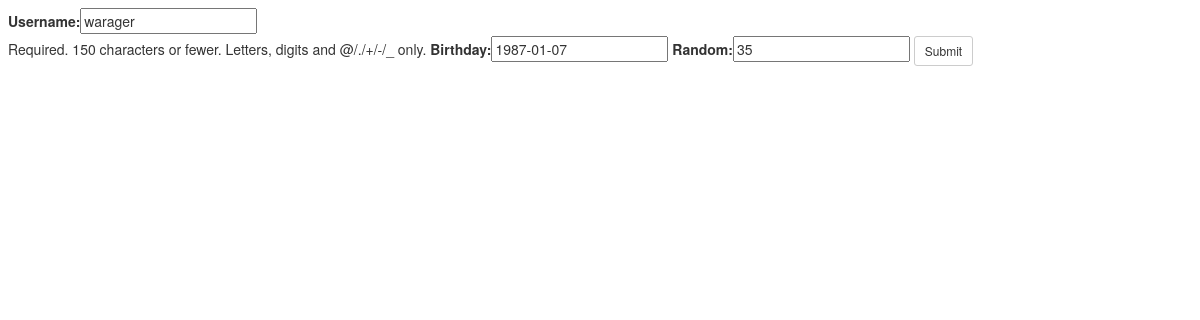
Screenshot of /edit/1 with the database file from the repository.
### milo_task/account/models.py (models this page shows)
class User(AbstractUser):
    birthday = models.DateField(null=True, blank=True)
    random = models.IntegerField(auto_created=True, default=randint(0, 100))
    REQUIRED_FIELDS = ['birthday', 'random']

### milo_task/account/views.py (the view)
# urls.py: url(r'^edit/(?P<user_id>\d+)$', 'milo_task.account.views.edit'),
def edit(request, user_id):
    user = User.objects.get(id=user_id)
    if request.method == 'POST':
        form = UserForm(request.POST, instance=user)
        if form.is_valid():
            form.save()
            return redirect(reverse(display, args=(user.id, )))
    else:
        form = UserForm(instance=user)
    data = {
        'user': user,
        'form': form
    }
    return render(request, "account/edit.html", data)

### milo_task/account/forms.py
class UserForm(forms.ModelForm):
    class Meta:
        model = User
        fields = ('username', 'birthday', 'random')

### milo_task/account/templates/account/edit.html (shortened to what this page needs)
{% extends 'base.html' %}
{% load bootstrap %}
{% block content %}
 <form action="" method="POST">
  {{ form|bootstrap }}
  <button type="submit" class="btn btn-default btn-sm">Submit</button>
 </form>
{% endblock %}

### milo_task/account/templates/base.html (style rules this page uses)
body { margin: 8px; }

### rows the page displays
User: username "warager", birthday "1987-01-07", random "35"
